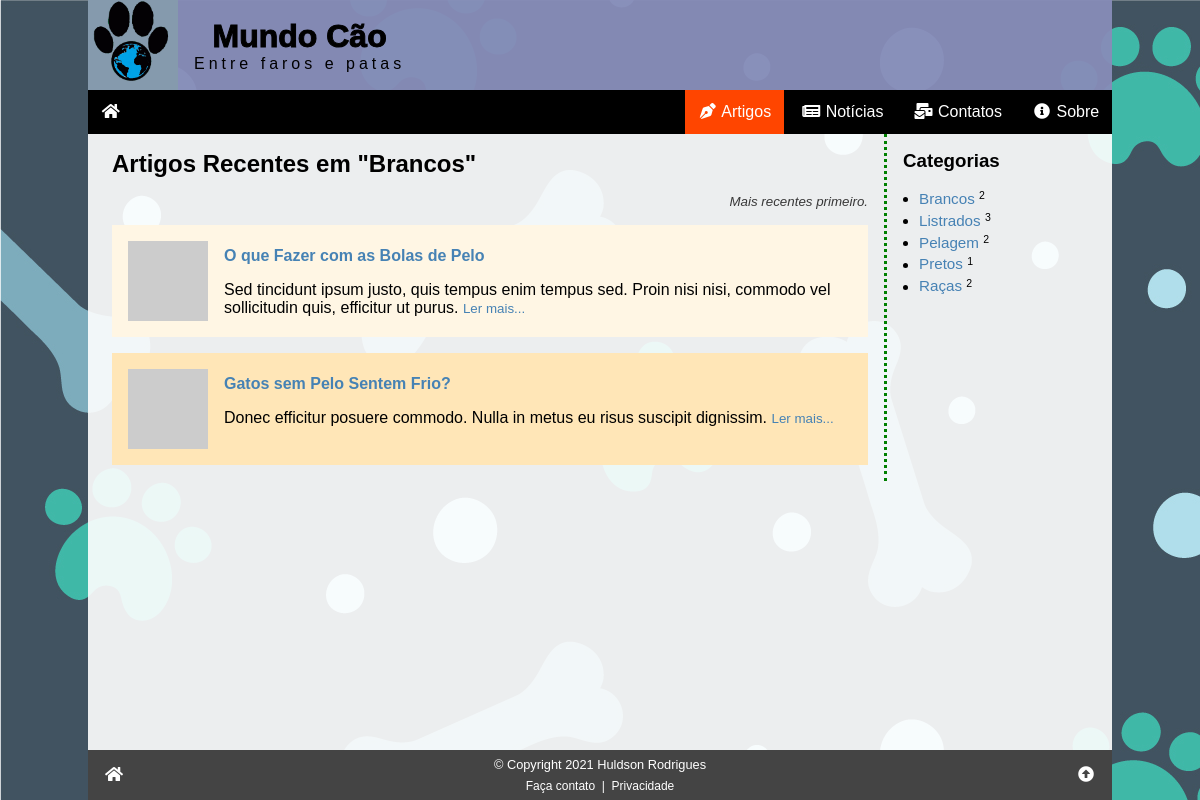
/artigos.php?c=3, run on the app's committed database.
### tables this page shows
CREATE TABLE categorias (
    id_categoria INT PRIMARY KEY NOT NULL AUTO_INCREMENT,
    nome VARCHAR(127) NOT NULL
);

CREATE TABLE artigos (
    id_artigo INT PRIMARY KEY NOT NULL AUTO_INCREMENT,
    data TIMESTAMP DEFAULT CURRENT_TIMESTAMP,
    titulo VARCHAR(255) NOT NULL,
    imagem VARCHAR(255) COMMENT 'URL da imagem - thumbnail',
    resumo VARCHAR(255) NOT NULL COMMENT 'Resumo do artigo',
    texto LONGTEXT NOT NULL COMMENT 'Texto (HTML) do artigo completo',
    autor_id INT NOT NULL,
    campo1 TEXT COMMENT 'Reservado para uso futuro',
    campo2 TEXT COMMENT 'Reservado para uso futuro',
    campo3 TEXT COMMENT 'Reservado para uso futuro',
    status ENUM ('inativo', 'ativo') DEFAULT 'ativo',

     
    FOREIGN KEY (autor_id) REFERENCES autores (id_autor)
);

### artigos.php (the view, shortened to what this page needs)
<?php
require '_config.php';
$titulo = "Artigos Recentes";
$idcat = (isset($_GET['c'])) ? intval($_GET['c']) : 0;
if ($idcat > 0) {
    $sql = <<<SQL
SELECT id_artigo, titulo, imagem, resumo, id_categoria, nome FROM artigos
    INNER JOIN art_cat ON artigo_id = id_artigo
    INNER JOIN categorias ON categoria_id = id_categoria
WHERE categoria_id = '{$idcat}' AND status = 'ativo'
    ORDER BY data DESC
SQL;
} else {
    $sql = "SELECT id_artigo, titulo, imagem, resumo FROM artigos WHERE status = 'ativo' ORDER BY data DESC";
}
$res = $conn->query($sql);
$artigos = '';
if ($res->num_rows > 0) {
    while ($art = $res->fetch_assoc()) {
        $artigos .= <<<HTML
<div class="artigo">
    <a href="artigo.php?id={$art['id_artigo']}"><img src="{$art['imagem']}" alt="{$art['titulo']}"></a>
    <a href="artigo.php?id={$art['id_artigo']}"><h4>{$art['titulo']}</h4></a>
    <span>{$art['resumo']}</span>
    <small><a href="artigo.php?id={$art['id_artigo']}">Ler mais...</a></small>
</div>
HTML;
        if ($idcat > 0) {
            $titulo = "Artigos Recentes em \"{$art['nome']}\"";
        }
    }
} else {
    $artigos = '<p class="center">Nenhum artigo encontrado!</p>';
}
$cattitulo = $titulo;
$sql = "SELECT * FROM categorias ORDER BY nome";
$res = $conn->query($sql);
$categorias = '<ul>';
while ($cat = $res->fetch_assoc()) {
    $sql2 = "SELECT id_art_cat FROM `art_cat` WHERE categoria_id = {$cat['id_categoria']}";
    $res2 = $conn->query($sql2);
    $total = $res2->num_rows;
    if($total > 0) {
        $categorias .= <<<HTML
        <li><a href="artigos.php?c={$cat['id_categoria']}">{$cat['nome']}</a> <small><sup>{$total}</sup></small></li>
HTML;
    }
}
$categorias .= '</ul>';
require '_header.php';
?>
<div class="row">
    <div class="col1">
        <h2><?php echo $cattitulo ?></h2>
        <small class="subtitulo">Mais recentes primeiro.</small>
        <?php echo $artigos ?>
    </div>
    <aside class="col2">
        <h3>Categorias</h3>
        <?php echo $categorias ?>
    </aside>
</div>
<?php
require '_footer.php';
?>

### css/global.css (style rules this page uses)
:root { --tamanho-texto-site: 16px; --tipo-fonte-site: sans-serif; --cor-dos-links: steelblue; --cor-dos-links-em-hover: orangered; --fundo-da-pagina: url('/img/fundo3.jpg') black fixed; }
* { box-sizing: border-box; }
html, body { padding: 0; margin: 0; width: 100%; height: 100%; position: relative; font-size: var(--tamanho-texto-site); font-family: var(--tipo-fonte-site); }
a { color: var(--cor-dos-links); text-decoration: none; }
p, h1, h2, h3, h4, h5 { margin: 1rem 0; }
body { background: var(--fundo-da-pagina); }

### css/artigos.css (style rules this page uses)
.artigo { padding: 1rem; overflow: auto; margin-bottom: 1rem; }
.artigo:nth-child(even) { background: rgb(255, 230, 183); }
.artigo:nth-child(odd) { background: rgb(255, 246, 228); }
.artigo img { width: 80px; height: 80px; float: left; margin-right: 1rem; }
.artigo h4 { margin-top: 0.4rem; }
.subtitulo { display: block; margin-bottom: 1rem; text-align: right; color: rgb(56, 56, 56); font-style: italic; }
.row { display: flex; width: 100%; flex-direction: column; }
.col2 { width: 100%; border-top: 3px dotted green; margin-top: 2rem; margin-bottom: 2rem; }
aside ul { margin: 0; padding: 0; padding-left: 1rem; line-height: 1.4; font-size: .95rem; }
@media (min-width: 640px) { .row { flex-direction: row; } }
@media (min-width: 640px) { .col1 { flex-grow: 1; padding-right: 1rem; } }
@media (min-width: 640px) { .col2 { width: 250px; padding-left: 1rem; border: 0; margin: 0; border-left: 3px dotted green; } }

### data on the page
categorias: nome "Artigos Recentes em \"Brancos\"", nome "Brancos", total "2"
artigos: titulo "O que Fazer com as Bolas de Pelo", resumo "Sed tincidunt ipsum justo, quis tempus enim tempus sed. Proin nisi nisi, commodo vel sollicitudin quis, efficitur ut purus."
artigos: titulo "Gatos sem Pelo Sentem Frio?", resumo "Donec efficitur posuere commodo. Nulla in metus eu risus suscipit dignissim."
categorias: nome "Listrados", total "3"
categorias: nome "Pelagem", total "2"
categorias: nome "Pretos", total "1"
categorias: nome "Raças", total "2"
